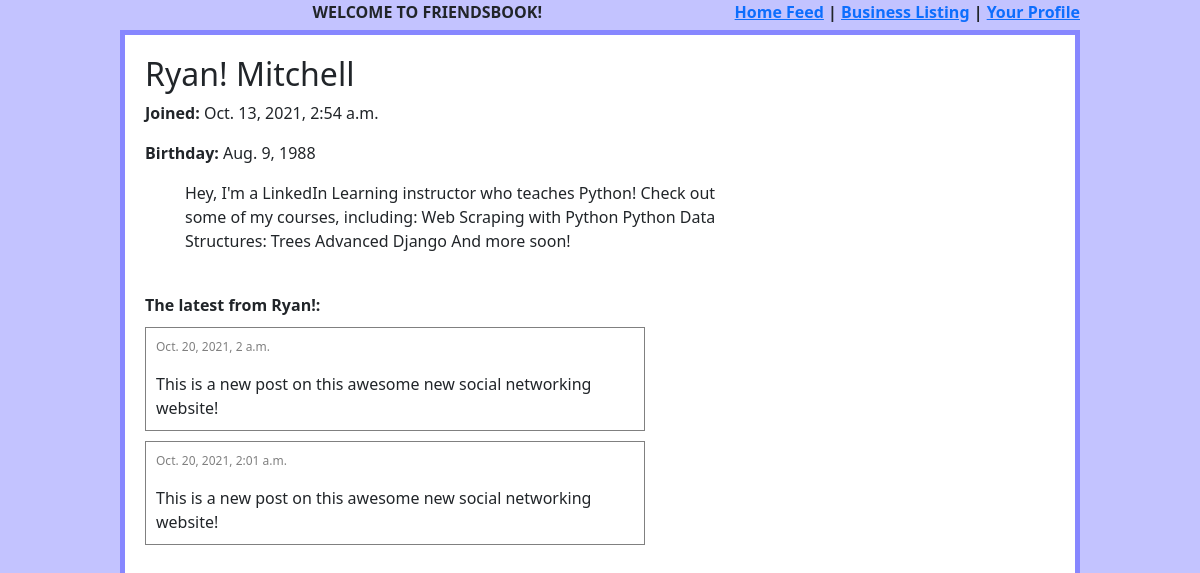
The page /profile/1 on the database as committed earlier.
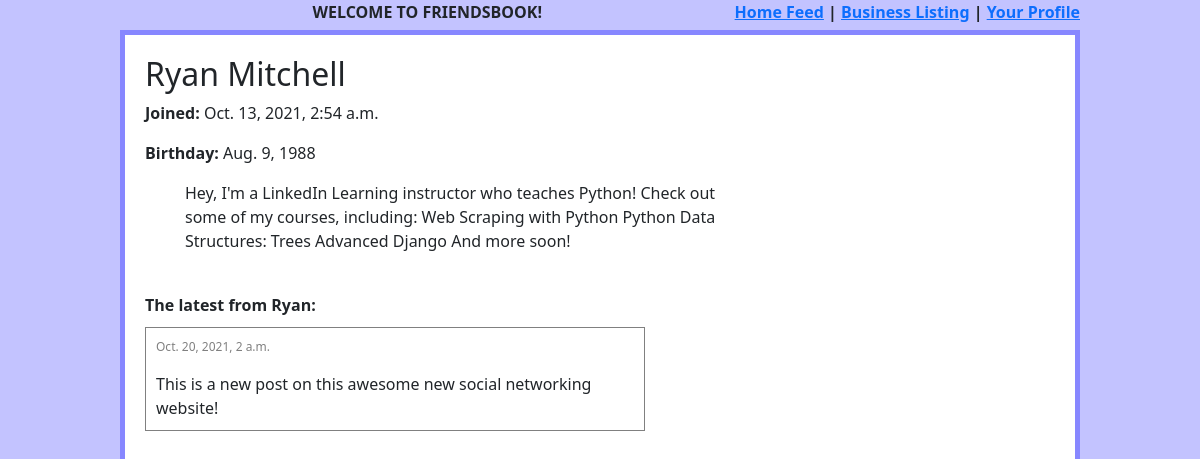
The same page on the database as committed later.
### profilepage/models.py (models this page shows, shortened)
class ProfilePage(models.Model):
    user_account = models.ForeignKey(UserAccount, null=True, blank=False, on_delete=CASCADE)

### useraccount/models.py (models this page shows, shortened)
class UserAccount(models.Model):
    user = models.ForeignKey(User, null=False, blank=False, on_delete=CASCADE)
    first_name = models.CharField(max_length=140)
    last_name = models.CharField(max_length=140)
    created_on = models.DateTimeField('date created', auto_now_add=True)
    birthday = models.DateField()
    location = models.CharField(max_length=200)
    about = models.TextField(null=True)
    def name(self):
        return '{} {}'.format(self.first_name, self.last_name)

### post/models.py (models this page shows, shortened)
class Post(models.Model):
    author = models.ForeignKey(User, null=True, blank=True, on_delete=CASCADE)
    content = models.CharField(max_length=140)
    created_on = models.DateTimeField('date created', auto_now_add=True)

### profilepage/views.py (the view)
# urls.py: path('profile/<int:profilepage_id>', profile_detail, name='profile page'),
def profile_detail(request, profilepage_id):
    template = loader.get_template('profilepage.html')
    profile = ProfilePage.objects.get(id=profilepage_id)
    Post = apps.get_model('post', 'Post')
    posts = Post.objects.filter(author=profile.user_account.user)
    own_profile = request.user and (request.user.id == profile.user_account.user.id)
    return HttpResponse(template.render({'profile': profile, 'posts': posts, 'own_profile': own_profile}, request))

### profilepage/templates/profilepage.html (shortened to what this page needs)
{% load bootstrap5 %}
{% bootstrap_css %}
{% include 'header.html' %}
<div class="wrapper">
<div class="profile" id="profile-{{profile.id}}">
    <h2>{{profile.user_account.name}}</h2>
    <p><span class="label">Joined:</span> {{profile.user_account.created_on}}</p>
    <p><span class="label">Birthday:</span> {{profile.user_account.birthday}}</p>
    <div class="profile-about">
        {{profile.user_account.about}}
    </div>
</div>
<span class="label">The latest from {{profile.user_account.first_name}}:</span>
{% for post in posts %}
<div class="post">
    <span id="post-{{post.id}}">
        <span class="date">{{post.created_on}}</span>
        </p>{{post.content}}
    </span>
</div>
{% endfor %}
</div>

Rows that differ between the two databases and show on the page:
removed Post: created_on "Oct. 20, 2021, 2:01 a.m.", content "This is a new post on this awesome new social networking website!"
changed through a linked row, ProfilePage: user_account.name "Ryan! Mitchell" → "Ryan Mitchell"; user_account.first_name "Ryan!" → "Ryan"
